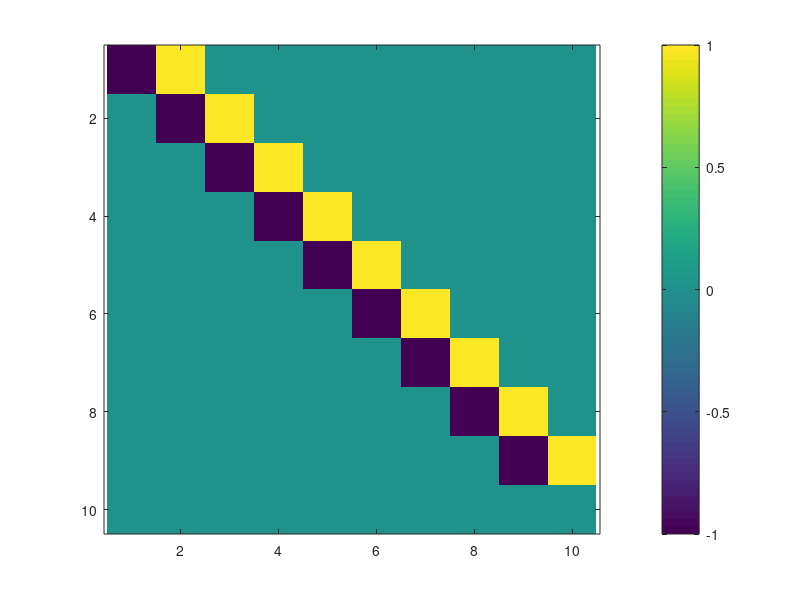
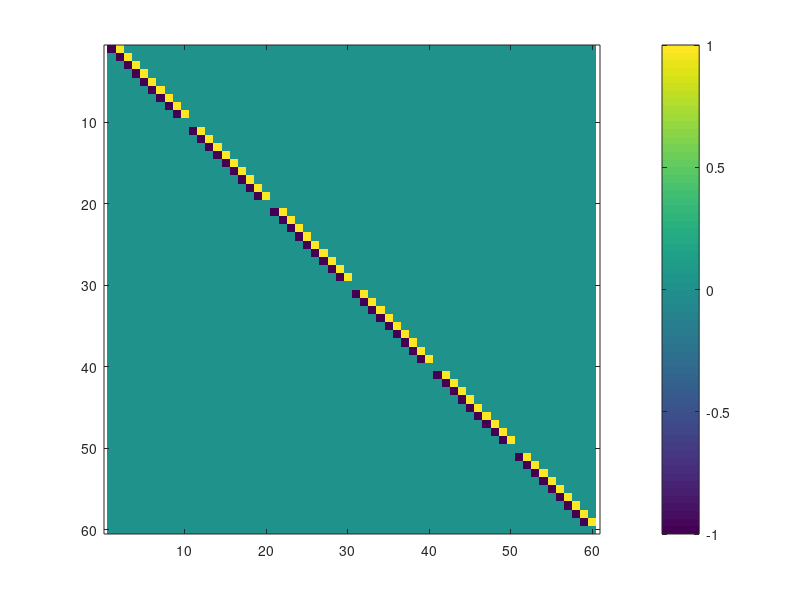
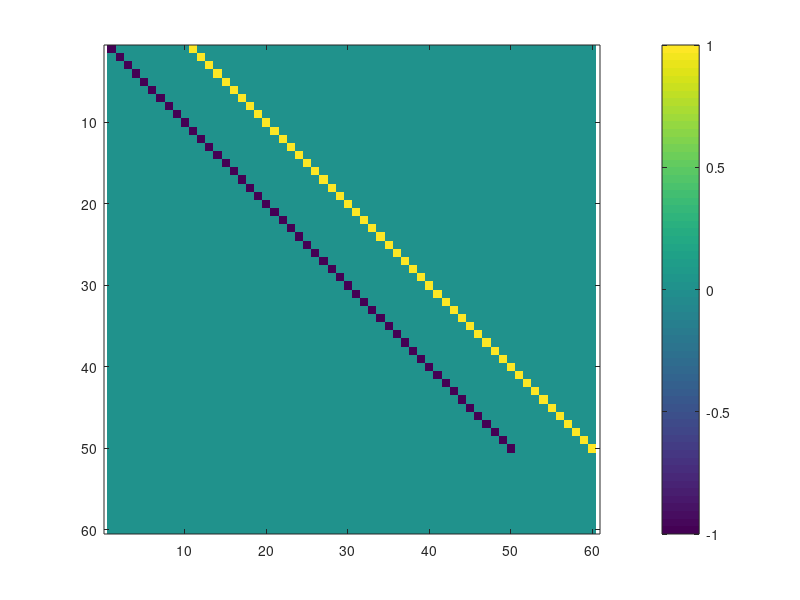
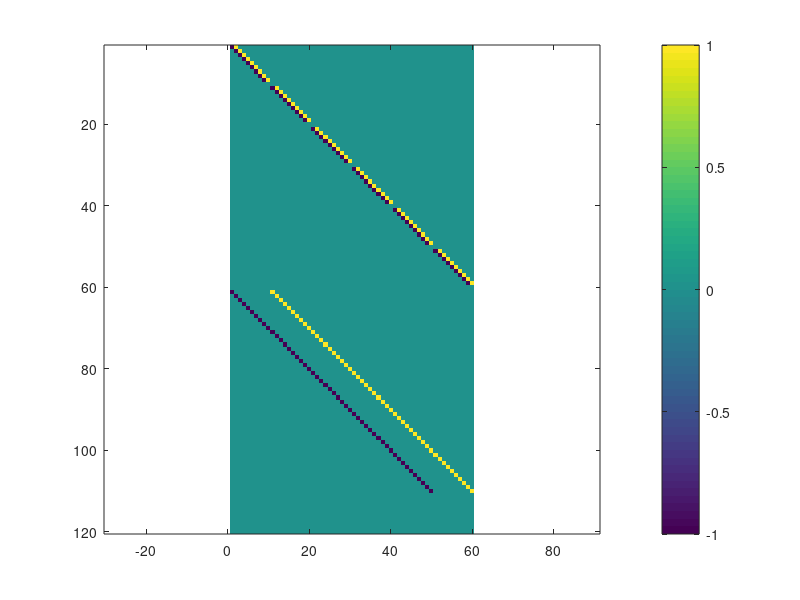

Recreate these plots in MATLAB, in order.
M = 10;
N = 6;
%M = 200;
%N = 120;
%% Differential operator for 1D vector
D = spdiags([-ones(M,1) ones(M,1)], [0 1], M,M+1);
D(:,end) = [];
D(M,M) = 0;

figure, imagesc(D)
colorbar
axis equal
axis tight
%% Differential operator in x
Dx = kron(speye(N),D);
figure, imagesc(Dx)
colorbar
axis equal
axis tight

%% Differential operator in y
D = spdiags([-ones(N,1) ones(N,1)], [0 1], N,N+1);
D(:,end) = [];
D(N,N) = 0;

Dy = kron(D,speye(M));
figure, imagesc(Dy)
colorbar
axis equal
axis tight
%% D matrix
D = [Dx' Dy']';
figure, imagesc(D)
colorbar
axis equal
axis tight

%% Sample matrix X
X = ones(M,N);
X(1:floor(M/2),1:floor(N/2)) = 0;
% X = randn(M,N);
figure, imagesc(X)
colorbar
axis equal
axis tight
%% Difference matrices and differential operators

Dh = diff(X,[],1);
Dh = [Dh;zeros(1,N)];
Dv = diff(X,[],2);
Dv = [Dv zeros(M,1)];
figure, 
subplot(221), 
imagesc(Dh)
colorbar
axis equal
axis tight
title('Horizontal diff')

subplot(222), 
imagesc(Dv)
colorbar
axis equal
axis tight
title('Vertical diff')

subplot(223), 
imagesc(reshape(Dx*X(:),[M,N]))
colorbar
axis equal
axis tight
title('Dx operator')

subplot(224), 
imagesc(reshape(Dy*X(:),[M,N]))
colorbar
axis equal
axis tight
title('Dy operator')
xCol = X(:);

%% TIMING CONTEST
tic
q = Dx*xCol;
w = Dy*xCol;
toc
tic
Xmat = reshape(xCol,M,N);
Dh = diff(Xmat,[],1);
Dh = [Dh;zeros(1,N)];
Dv = diff(Xmat,[],2);
Dv = [Dv zeros(M,1)];
q = Dh(:);
w = Dv(:);
toc
% winner: MATRIX MULTIPLICATION

%% Inverse of gradients
P = Dh.^2 + Dv.^2;
eps = 0.01;
P = 2*sqrt(P.^2 + eps^2);
P = P.^(-0.5);
figure, imagesc(P)
colorbar
axis equal
axis tight
%% W and omega matrices
P = P(:);
omega = speye(M*N);
omega = spdiags(P,0,omega);
W = kron(speye(2),omega);
figure, imagesc(W)
colorbar
axis equal
axis tight

%% Solving
A = randi(10,[1000,length(X(:))]);
b = randi(10,[1000,1]);
mu = 1;
size(A'*A + mu*D'*W*D)
size(X(:))
size(A'*b)

%% Diferential operators when X is row-major
Dh = diff(X,[],1);
Dh = [Dh;zeros(1,N)];
Dv = diff(X,[],2);
Dv = [Dv zeros(M,1)];
Xt = X';
xRow = Xt(:);

figure, 
subplot(221), 
imagesc(reshape(Dh,[M,N]))
colorbar
axis equal
axis tight
title('Horizontal diff')

subplot(222), 
imagesc(reshape(Dv,[M,N]))
colorbar
axis equal
axis tight
title('Vertical diff')

subplot(223), 
imagesc(reshape(Dx*xRow,[N,M])')
colorbar
axis equal
axis tight
title('Dx operator')

subplot(224), 
imagesc(reshape(Dy*xRow,[N,M])')
colorbar
axis equal
axis tight
title('Dy operator')

%% New differential operator in x
M = 10;
N = 6;
D = spdiags([-ones(N,1) ones(N,1)], [0 1], N,N+1);
D(:,end) = [];
D(N,N) = 0;
Dx = kron(speye(M),D);

figure, imagesc(Dx)
colorbar
axis equal
axis tight

figure,
imagesc(reshape(Dx*xRow,[N,M])')
colorbar
axis equal
axis tight
title('Dx operator')

%% New differential operator in y
D = spdiags([-ones(M,1) ones(M,1)], [0 1], M,M+1);
D(:,end) = [];
D(M,M) = 0;
Dy = kron(D,speye(N));

figure, imagesc(Dy)
colorbar
axis equal
axis tight

figure,
imagesc(reshape(Dy*xRow,[N,M])')
colorbar
axis equal
axis tight
title('Dy operator')

%% The rest of the steps
% D matrix
D = [Dx' Dy']';
figure, imagesc(D)
colorbar
axis equal
axis tight

% Inverse of gradients
P = Dh.^2 + Dv.^2;
eps = 0.01;
P = 2*sqrt(P.^2 + eps^2);
P = P.^(-0.5);
figure, imagesc(P)
colorbar
axis equal
axis tight

% W and omega matrices
P = P(:);
omega = speye(M*N);
omega = spdiags(P,0,omega);
W = kron(speye(2),omega);
figure, imagesc(W)
colorbar
axis equal
axis tight

% Solving
A = randi(10,[1000,length(X(:))]);
b = randi(10,[1000,1]);
mu = 1;
size(A'*A + mu*D'*W*D)
size(X(:))
size(A'*b)

%% Adapting functions

% Total Variation: 0.5*||A*u(:)-b||_2^2 + lambda*TV(u)
function u = IRLS_TV(b,A,mu,M,N,tol,mask,isotropic)

[u,~] = cgs2(A'*A,A'*b,1e-6,20);

G(1) = 1/2*(norm( (b - A*u) ))^2 + mu*TVcalc(u,M,N,mask,isotropic);

D = spdiags([-ones(N,1) ones(N,1)], [0 1], N,N+1);
D(:,end) = [];
D(N,N) = 0;
Dx = kron(speye(M),D);

D = spdiags([-ones(M,1) ones(M,1)], [0 1], M,M+1);
D(:,end) = [];
D(M,M) = 0;
Dy = kron(D,speye(N));

D = [Dx' Dy']';

ite_irls = 0;
error = 1;

if (isotropic)
    while error > tol        
        ite_irls = ite_irls + 1;
        Dh = Dx*u;
        Dv = Dy*u;
        
        P = Dh.^2 + Dv.^2;
        eps = 0.01;
        P = 2*sqrt(P.^2 + eps^2);
        P = P.^(-0.5);
        P = P(:).*mask;
        omega = speye(M*N);
        omega = spdiags(P,0,omega);
        W = kron(speye(2),omega);
        
        AtA = A'*A;
        [u] = cgs2( AtA + mu*D'*W*D, A'*b, 1e-6 , 20, u );
        
        G(ite_irls+1,1) = 1/2*(norm( (b - A*u) ))^2 + mu*TVcalc(u,M,N,mask,isotropic);
        error = abs(G(ite_irls+1) - G(ite_irls));
        
    end

else
    % Iteratively reweighted least squares (anisotropic)
    while error > tol && ite_irls < 20        
        ite_irls = ite_irls + 1;
        Dh = Dx*u;
        Dv = Dy*u;
        
        eps = 0.1;
        
        Px = abs(Dh + eps);
        Px = 1./Px;
        Px = Px(:).*mask;
        omega = speye(M*N);
        omega = spdiags(Px,0,omega);
        Wx = kron(speye(1),omega);
        
        Py = abs(Dv + eps);
        Py = 1./Py;
        Py = Py(:).*mask;
        omega = speye(M*N);
        omega = spdiags(Py,0,omega);
        Wy = kron(speye(1),omega);
        
        AtA = A'*A;
        [u] = cgs2( AtA + mu*Dx'*Wx*Dx + mu*Dy'*Wy*Dy , A'*b, 1e-6 , 20, u );
        
        G(ite_irls+1,1) = 1/2*(norm( (b - A*u) ))^2 + mu*TVcalc(u,M,N,mask,isotropic);
        error = abs(G(ite_irls+1) - G(ite_irls));
        
    end
end

end